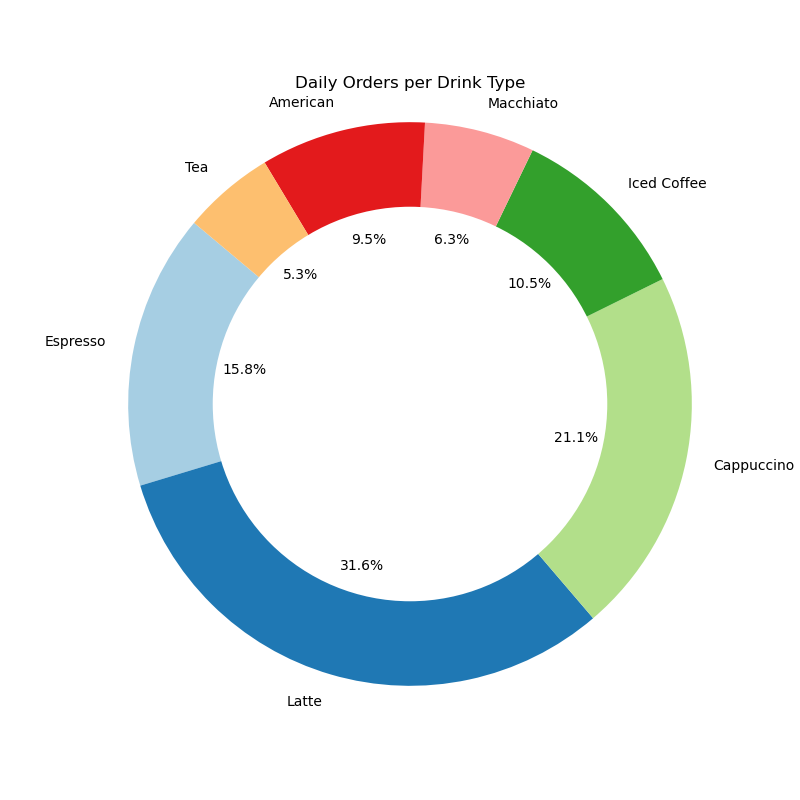

Write the Python code that produced this figure.

import matplotlib.pyplot as plt

# Given data
data = [
    {'Drink Type': 'Espresso', 'Orders per Day': 75},
    {'Drink Type': 'Latte', 'Orders per Day': 150},
    {'Drink Type': 'Cappuccino', 'Orders per Day': 100},
    {'Drink Type': 'Iced Coffee', 'Orders per Day': 50},
    {'Drink Type': 'Macchiato', 'Orders per Day': 30},
    {'Drink Type': 'American', 'Orders per Day': 45},
    {'Drink Type': 'Tea', 'Orders per Day': 25}
]

# Extract the 'Drink Type' and 'Orders per Day' as separate lists
labels = [item['Drink Type'] for item in data]
sizes = [item['Orders per Day'] for item in data]

# Define colors
colors = plt.cm.Paired(range(len(data)))

# Create the pie chart
plt.figure(figsize=(8, 8))  # Set the figure size
plt.pie(sizes, labels=labels, colors=colors, autopct='%1.1f%%', startangle=140)

# Draw a circle at the center of pie to make it look like a donut
centre_circle = plt.Circle((0,0),0.70,fc='white')
fig = plt.gcf()
fig.gca().add_artist(centre_circle)

# Equal aspect ratio ensures that pie is drawn as a circle.
plt.axis('equal')  

# Display the title
plt.title('Daily Orders per Drink Type')

# Show the chart
plt.show()
